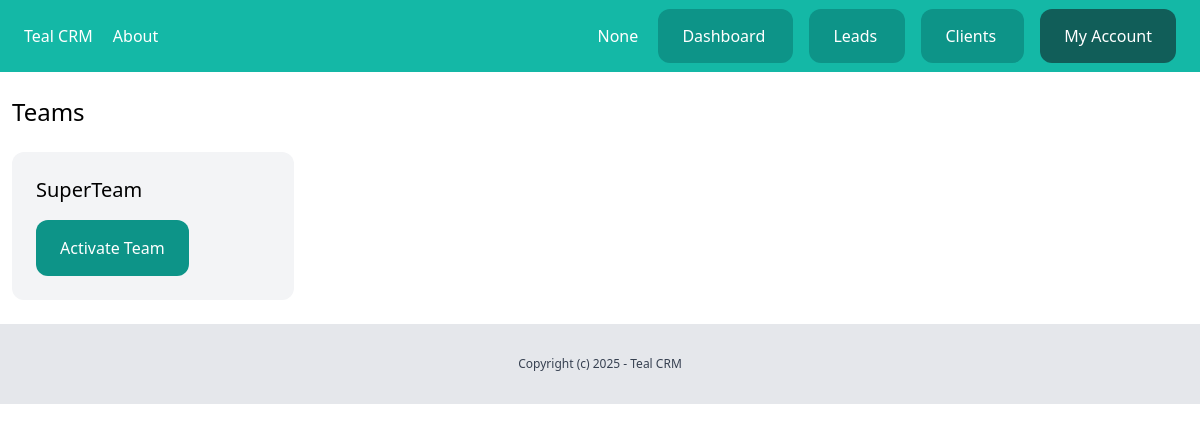
/dashboard/team/ (signed in), run on an earlier commit of the app's database.
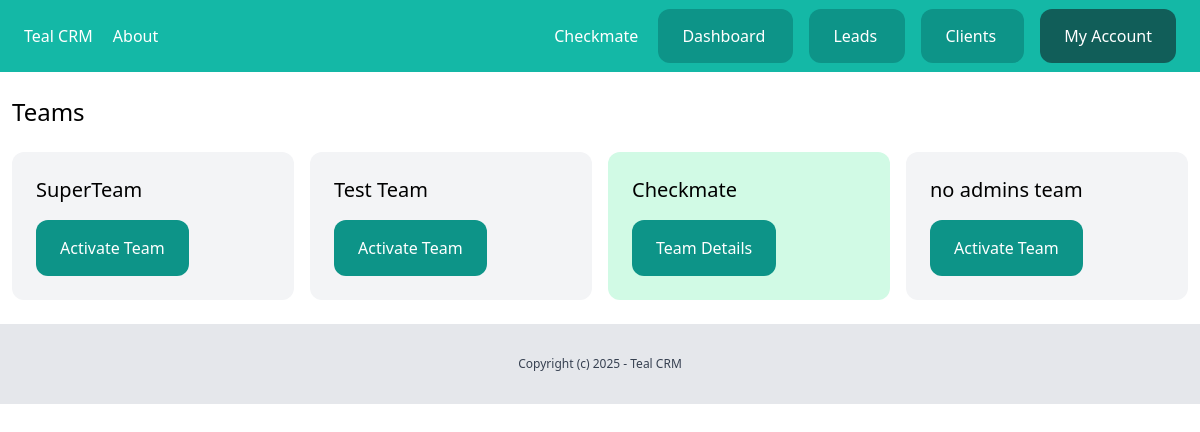
And on a later commit of the database.
### team/models.py (models this page shows)
class Team(models.Model):
    plan = models.ForeignKey(Plan,related_name='teams',on_delete=models.CASCADE, null=True, blank=True)
    name = models.CharField(max_length=255)
    created_by = models.ForeignKey(User,related_name='created_teams' ,on_delete=models.CASCADE)
    created_at = models.DateTimeField(auto_now_add=True)
    members = models.ManyToManyField(User)
    def __str__(self):
        return self.name

### team/views.py (the view)
# urls.py: path('',views.teams_list,name='list'),
@login_required
def teams_list(request):
    teams = Team.objects.filter(members__in=[request.user])
    return render(request, 'team/teams_list.html',{'teams':teams})

### team/context_processors.py (called while the page is built)
def active_team(request):
    active_team = None  # Default to None
    if request.user.is_authenticated:
        user_profile = getattr(request.user, 'userprofile', None)  # Safely access userprofile
        if user_profile and user_profile.active_team:
            active_team = user_profile.active_team
        else:
            active_team = Team.objects.filter(created_by=request.user).first()
    return {'active_team': active_team}

### team/templates/team/teams_list.html (shortened to what this page needs)
{% extends 'core/base.html' %}
{% block content %}
<div class="px-3 py-6">
    <h1 class="text-2xl mb-6">Teams</h1>
    <div class="grid grid-cols-4 gap-4">
        {% for team in teams %}
        <div class="{% if team == active_team %}bg-emerald-100{% else%} bg-gray-100 {% endif %} rounded-xl p-6">
            <h2 class="mb-4 text-xl">{{team.name}}</h2>
            {% if team == active_team %}
            <a href="{% url 'team:detail' team.id %}" class="py-4 px-6 inline-block bg-teal-600 rounded-xl text-white">Team Details</a>
            {% else %}
            <a href="{% url 'team:activate' team.id %}" class="py-4 px-6 inline-block bg-teal-600 rounded-xl text-white">Activate Team</a>
            {% endif %}
        </div>
        {% endfor %}
    </div>
</div>
{% endblock %}

### core/templates/core/partials/nav.html (shortened to what this page needs)
<nav class="px-6 py-6 bg-teal-500 flex justify-between">
    <div class="space-x-4">
        <a href="/" class="text-white">
            Teal CRM
        </a>
        <a href="{% url 'about' %}" class="text-white">
            About
        </a>
    </div>
    <div class="space-x-4">
        {% if request.user.is_authenticated %}
        <a href="{% url 'team:detail' active_team.id %}" class="text-white">
            {{active_team}}
        </a>
        <a href="{% url 'dashboard:index' %}" class="py-4 px-6 bg-teal-600 rounded-xl text-white">
            Dashboard
        </a>
        <a href="{% url 'leads:list' %}" class="py-4 px-6 bg-teal-600 rounded-xl text-white">
            Leads
        </a>
        <a href="{% url 'clients:list' %}" class="py-4 px-6 bg-teal-600 rounded-xl text-white">
            Clients
        </a>
        <a href="{% url 'userprofile:myaccount' %}" class="py-4 px-6 bg-teal-800 rounded-xl text-white">
            My Account
        </a>
        {% endif %}
    </div>
</nav>

What changed in the data, as far as the page shows it:
added Team: name "Checkmate", shows "Team Details"
added Team: name "Test Team", shows "Activate Team"
added Team: name "no admins team", shows "Activate Team"
Also different on the page:
{{ active_team }}: "None" → (not shown)
